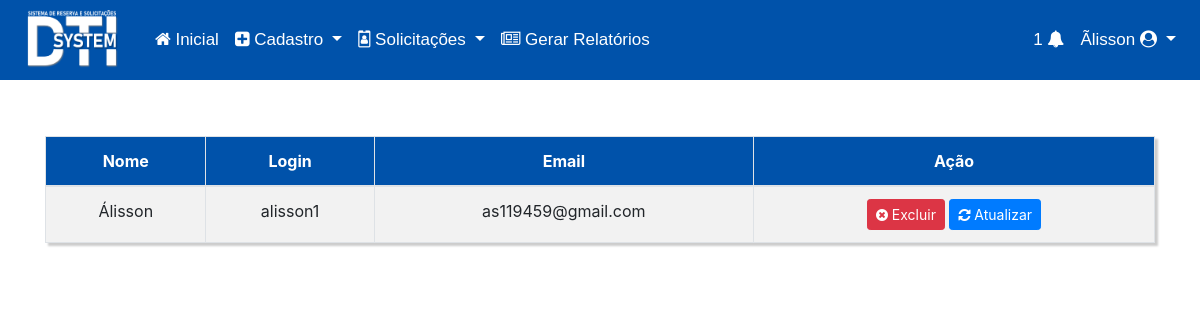
Page /view/views/listarusuario.php (signed in) on the earlier database version.
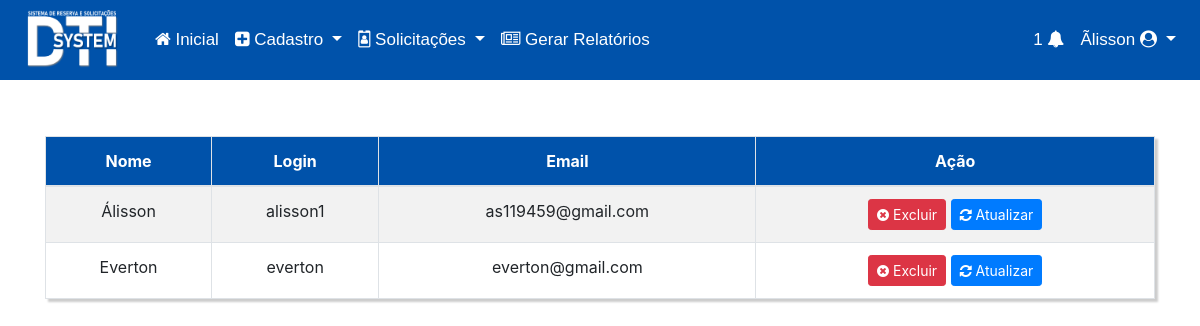
Same page on the later database version.
### tables this page shows
CREATE TABLE `usuarios` (
  `id` int(3) NOT NULL,
  `nome` varchar(200) NOT NULL,
  `login` varchar(100) NOT NULL,
  `senha` varchar(200) NOT NULL,
  `email` varchar(200) NOT NULL,
  `cpf` varchar(20) NOT NULL,
  `nivel` tinyint(1) NOT NULL
);

### controller/usuario/Usuario.DAO.php (called while the page is built, shortened)
<?php
    class usuario_DAO extends usuario_class{
        function listarUsuarios(){
            $resultado = "SELECT * FROM usuarios ORDER BY id ASC";
            $resultado = DB::prepare($resultado);
            $resultado->execute();
            while($dados = $resultado->fetch(PDO::FETCH_ASSOC)){
                $result[] = array(
                    'id' => $dados['id'],
                    'nome' => $dados['nome'],
                    'email' => $dados['email'],
                    'login' => $dados['login']
                );
            }
            return $result;
        }
    }
?>

### config/DB.php (called while the page is built, shortened)
<?php
    class DB{
        private static $instancia;
        public static function getInstancia(){
            if(!isset(self::$instancia)){
                try{
                    self::$instancia = new PDO('mysql:host='.HOST.';dbname='.BASE,USER,PASS);
                    self::$instancia->setAttribute(PDO::ATTR_ERRMODE, PDO::ERRMODE_EXCEPTION);
                    self::$instancia->setAttribute(PDO::ATTR_DEFAULT_FETCH_MODE, PDO::FETCH_OBJ);
                }catch(PDOException $erro){
                    echo $erro->getMessage();
                    echo "Erro na instancia da conexao";
                }
            }
            return self::$instancia;
        }
        public static function prepare($sql){
            return self::getInstancia()->prepare($sql);
        }
    }
?>

### view/views/listarusuario.php (the view, shortened to what this page needs)
<?php
include_once '../../controller/usuario/Usuario.DAO.php';
?>
<!DOCTYPE html>
<html lang="pt-br">
<head>
    <link rel="stylesheet" href="../../css/home.css">
    <link rel="stylesheet" href="https://stackpath.bootstrapcdn.com/bootstrap/4.3.1/css/bootstrap.min.css">
    <link rel="stylesheet" href="../../fonts/font-awesome-4.7.0/css/font-awesome.min.css">
</head>
<body>
<?php
  include 'menu.php';
?>
<?php
$reser = new usuario_DAO;
$resultado = $reser->listarUsuarios();
?>
<div class="container">
<table class="table table-striped custab text-center table-bordered">
                <thead>
                    <tr class="text-center" style="background-color: #0052aa; color: white;">
                        <th>Nome</th>
                        <th>Login</th>
                        <th>Email</th>
                        <th class="text-center">Ação</th>
                    </tr>
                </thead>
                <?php
                foreach($resultado as $res){
                ?>
                        <tr>
                            <td><?php echo $res['nome'] ?></td>
                            <td><?php echo $res['login'] ?></td>
                            <td><?php echo $res['email'] ?></td>
                            <td>
                              <a class="btn btn-danger btn-sm" href="../../controller/usuario/Usuario.controller.php?acao=delete&id=<?php echo $res['id'] ?>" name="acao" onClick="remover()"><i class="fa fa-times-circle" aria-hidden="true"></i> Excluir</span> </a>
                              <a class="btn btn-primary btn-sm" href="editarusuario.php?id=<?php echo $res['id'] ?>"><i class="fa fa-refresh" aria-hidden="true"></i> Atualizar</span> </a>
                            </td>
                        </tr>
                <?php } ?>
</table>
</div>
</body>
</html>

Differences in the rows shown:
added usuarios: nome "Everton", login "everton", email "everton@gmail.com"
